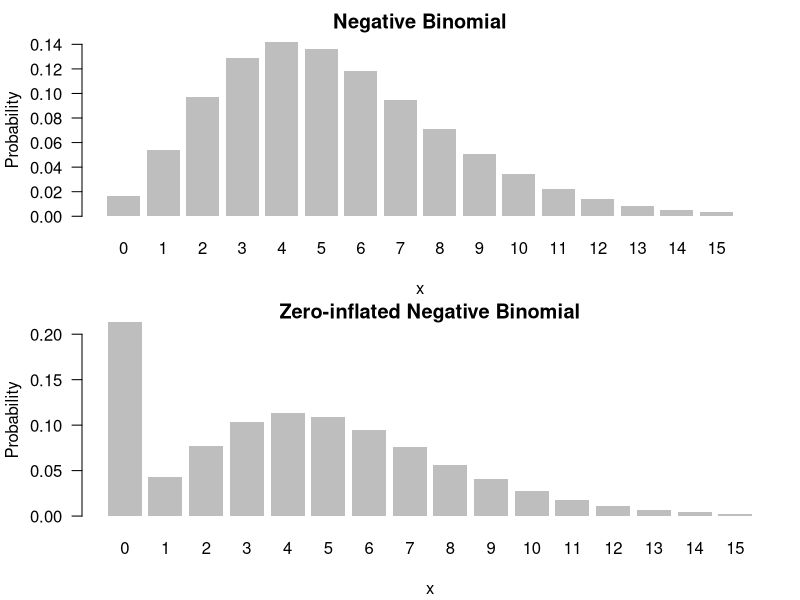
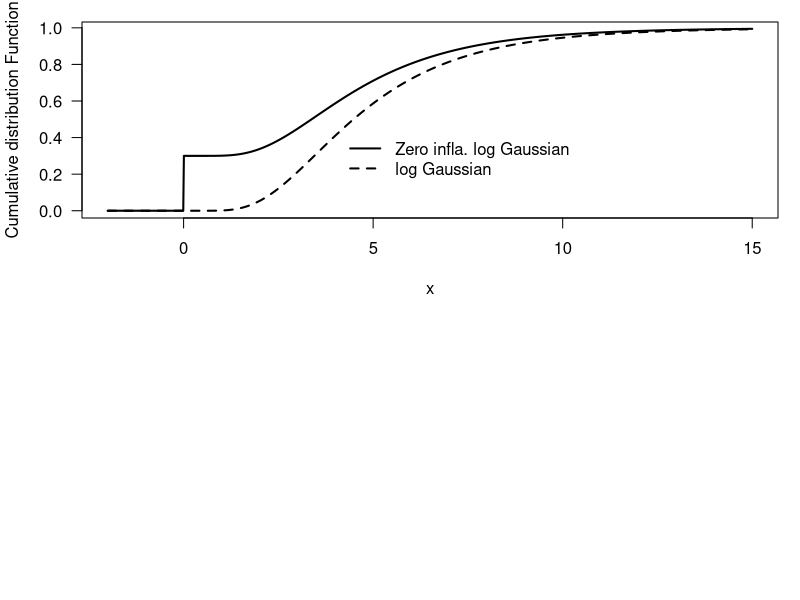
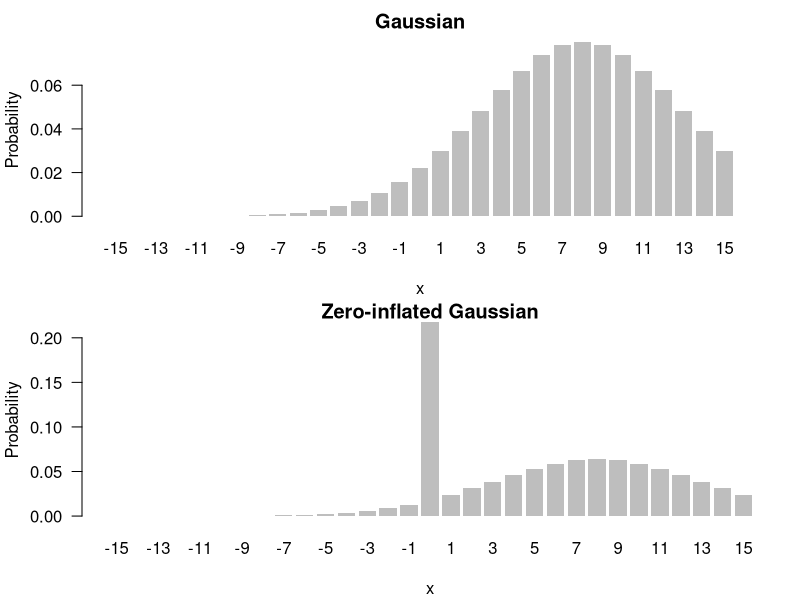

The R script that drew these images, in order:

############ 2.zero-inflated #################
## Zero inflated negative binomial distribution
x = seq(0, 15)
y = dnbinom(x, 8, 0.6)
z = 0.2*c(1,rep(0,length(x)-1)) + (1-0.2)*y
par(mfrow=c(2,1))
par(mar=c(4,4,2,2)+0.1)
barplot(y, names.arg=x, las=1, xlab = "x", ylab="Probability", 
        border=NA, main="Negative Binomial")
par(mar=c(4,4,1,1)+0.1)
barplot(z, names.arg=x, las=1, xlab = "x", ylab="Probability", 
        border=NA, main="Zero-inflated Negative Binomial")

## Zero-inflated log Gaussian distribution
x = seq(-2, 15, length=1000)
y = plnorm(x, 1.5, 0.5) ## cdf
z = 0.3*as.numeric(x>=0) + (1-0.3)*y
par(mar=c(4,4,1,1)+0.1)
plot(x, y, type="l", las=1, lty=2, xlab="x", 
     ylab="Cumulative distribution Function", lwd=2)
lines(x, z, lty=1, lwd=2)
legend(4, 0.45, c("Zero infla. log Gaussian","log Gaussian"), 
       lty=c(1,2), bty="n", lwd=c(2,2))

## zero-inflated gaussain
x = seq(-15, 15)
y = dnorm(x, 8, 5)
z = 0.2*as.numeric(x ==0) + (1-0.2)*y
par(mfrow=c(2,1))
par(mar=c(4,4,2,2)+0.1)
barplot(y, names.arg=x, las=1, xlab = "x", ylab="Probability", 
        border=NA, main="Gaussian")
par(mar=c(4,4,1,1)+0.1)
barplot(z, names.arg=x, las=1, xlab = "x", ylab="Probability", 
        border=NA, main="Zero-inflated Gaussian")